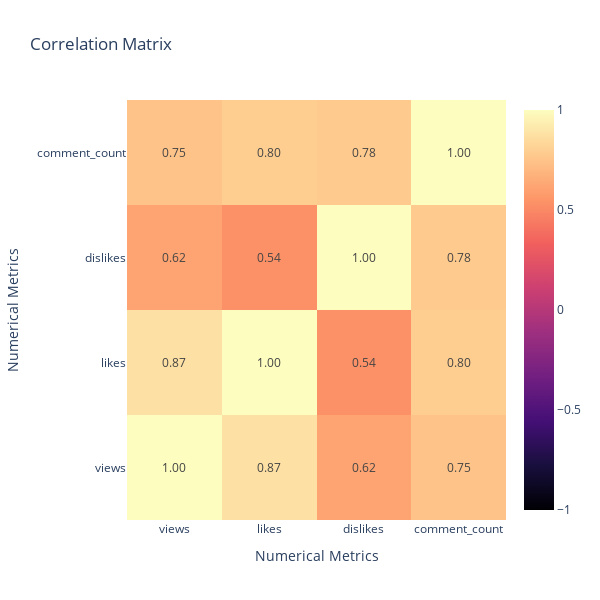

Notebook cell for this chart:
### Markdown cell above
Since these numerical features is highly skewed, we have to scale the data. For this we are choosing logarithmic for handling the skewness and applying min max for normalizing.

### Code cell
corr_matrix = df[numerical_features].corr()
fig = go.Figure(data=go.Heatmap(
    z=corr_matrix.values,
    x=corr_matrix.columns,
    y=corr_matrix.columns,
    colorscale='Magma',
    zmid=0,
    texttemplate="%{z:.2f}",
    textfont={"size": 12},
    hovertemplate='<b>%{x} vs %{y}</b><br>Correlation: %{z:.2f}<extra></extra>'
))
fig.update_layout(
    title='Correlation Matrix',
    xaxis_title='Numerical Metrics',
    yaxis_title='Numerical Metrics',
    font=dict(size=12),
    width=600,
    height=600
)
fig.show()

### Figure 1 — Plotly figure (JSON) as saved in the notebook; plotly's stock layout.template omitted (floating-point values rounded to 4 significant figures)
{"data": [{"colorscale": [[0, "#000004"], [0.1111, "#180f3d"], [0.2222, "#440f76"], [0.3333, "#721f81"], [0.4444, "#9e2f7f"], [0.5556, "#cd4071"], [0.6667, "#f1605d"], [0.7778, "#fd9668"], [0.8889, "#feca8d"], [1, "#fcfdbf"]], "hovertemplate": "<b>%{x} vs %{y}</b><br>Correlation: %{z:.2f}<extra></extra>", "textfont": {"size": 12}, "texttemplate": "%{z:.2f}", "type": "heatmap", "x": ["views", "likes", "dislikes", "comment_count"], "y": ["views", "likes", "dislikes", "comment_count"], "z": [[1, 0.8735, 0.6157, 0.7471], [0.8735, 1, 0.5369, 0.7963], [0.6157, 0.5369, 1, 0.7763], [0.7471, 0.7963, 0.7763, 1]], "zmid": 0}], "layout": {"font": {"size": 12}, "height": 600, "title": {"text": "Correlation Matrix"}, "width": 600, "xaxis": {"title": {"text": "Numerical Metrics"}}, "yaxis": {"title": {"text": "Numerical Metrics"}}}}
